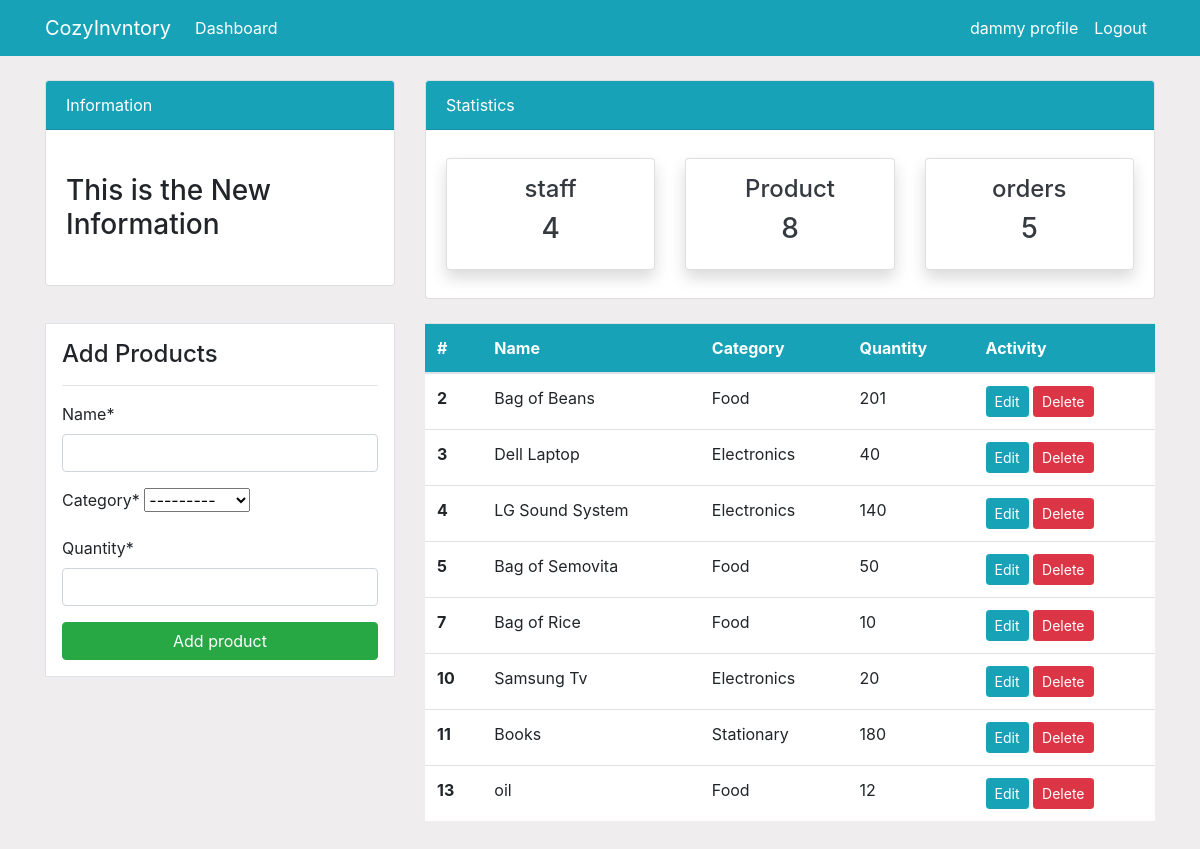
/product/ (signed in), run on an earlier commit of the app's database.
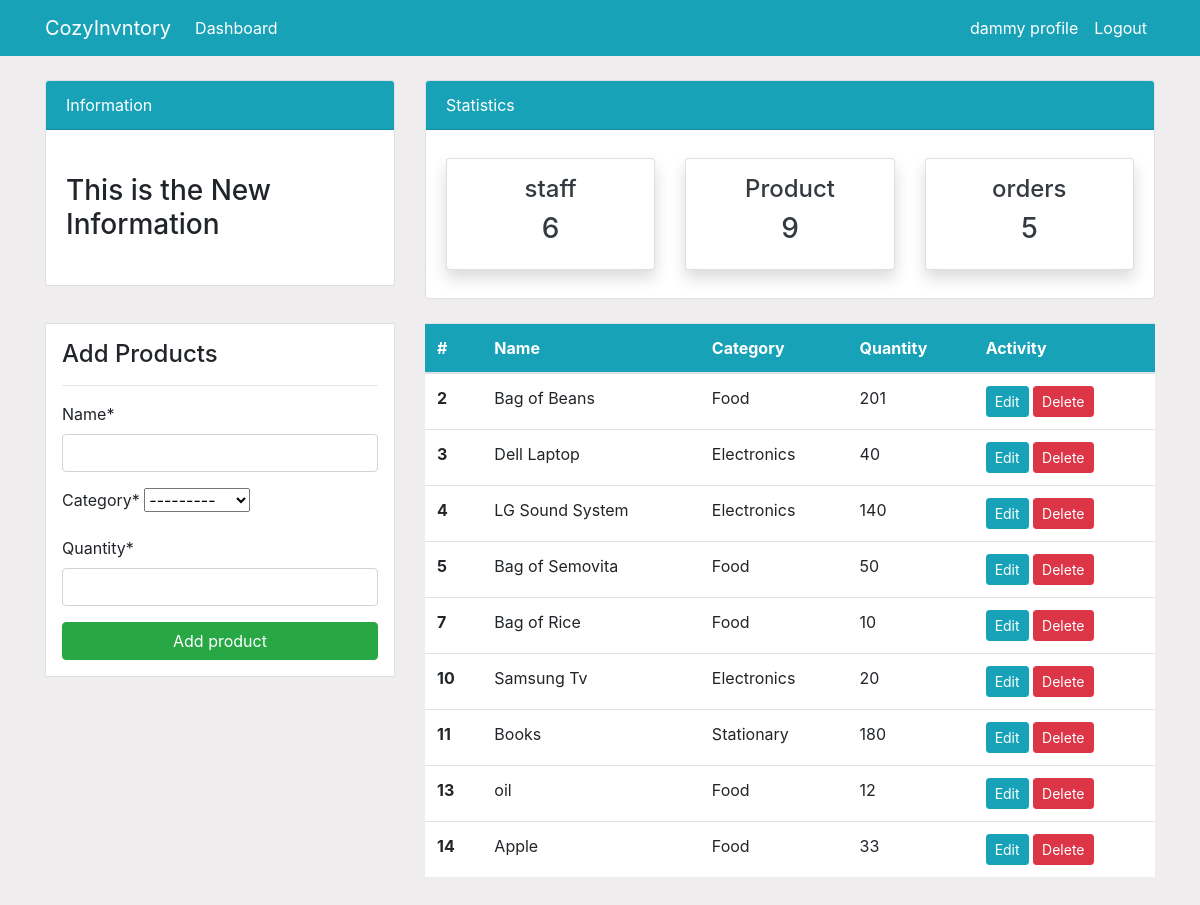
And on a later commit of the database.
### dashboard/models.py (models this page shows, shortened)
class Product(models.Model):
    name = models.CharField(max_length=100, null=True)
    category = models.CharField(max_length=20, choices=CATEGORY, null=True)
    quantity = models.PositiveIntegerField(null=True)
    class Meta:
        verbose_name_plural = 'Product'

### dashboard/views.py (the view)
# urls.py: path('product/', views.product, name='dashboard-product'),
@login_required
def product(request):
    items = Product.objects.all() # Using object relational mapping(ORM)
    if request.method=='POST':
       form = ProductForm(request.POST)
       if form.is_valid():
           form.save()
           product_name = form.cleaned_data.get('name')
           messages.success(request, f'{product_name} has been added')
           return redirect('dashboard-product')
    else:
       form = ProductForm()
    count_product=items.count()
    count_staff=User.objects.all().count()
    count_order=Order.objects.all().count()
    context ={
        'items': items,
        'form': form,
        'count_product': count_product,
        'count_staff': count_staff,
        'count_order': count_order,
    }
    return render(request, 'dashboard/product.html', context)

### dashboard/forms.py
class ProductForm(forms.ModelForm):
    class Meta:
        model = Product
        fields = ['name', 'category', 'quantity']

### templates/dashboard/product.html (shortened to what this page needs)
{% extends 'partials/base.html' %}
{% load crispy_forms_tags %}
{% block content %}
  {% include 'partials/topnav.html' %}
  <div class="container">
    <div class="row my-4">
      <div class="col-md-4">
        <div class="border bg-white p-3">
          <h4>Add Products</h4>
          <hr>
          <form action="" method="POST">
            {{form|crispy}}
            <input class="btn btn-success btn-block" type="submit" value="Add product">
          </form>
        </div>
      </div>
      <div class="col-md-8">
        <table class="table bg-white">
          <thead class="bg-info">
            <tr class="text-white">
              <th scope="col">#</th>
              <th scope="col">Name</th>
              <th scope="col">Category</th>
              <th scope="col">Quantity</th>
              <th scope="col">Activity</th>
            </tr>
          </thead>
          <tbody>
            {% for item in items %}
            <tr>
              <th scope="row">{{item.id}}</th>
              <td>{{item.name}}</td>
              <td>{{item.category}}</td>
              <td>{{item.quantity}}</td>
              <td>
                <a class="btn btn-info btn-sm" href="{% url 'dashboard-product-update' item.id%}">Edit</a>
                <a class="btn btn-danger btn-sm" href="{% url 'dashboard-product-delete' item.id%}">Delete</a>
              </td>
            </tr>
            {% endfor %}
          </tbody>
        </table>
      </div>
    </div>
  </div>
{% endblock %}

What changed in the data, as far as the page shows it:
added Product: id "14", name "Apple", category "Food", quantity "33"
Also different on the page:
{{ count_staff }}: "4" → "6"
{{ count_product }}: "8" → "9"
